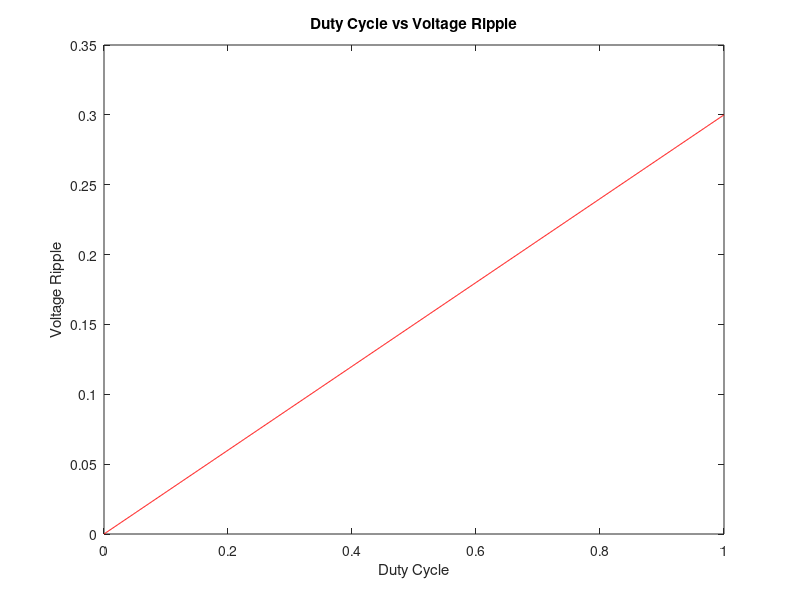

MATLAB code to generate this figure:
%Buck Boost Converter
%Voltage Ripple vs Duty Cycle
close all;
dutyCycle = linspace(0,1,1000);
Vout = 15;
fs = 50e3;
Rload = 10;
C = 100e-6;
Vripple = Vout.*dutyCycle ./ (fs*Rload*C);
figure()
plot(dutyCycle, Vripple,'r')
title('Duty Cycle vs Voltage Ripple');
xlabel('Duty Cycle');
ylabel('Voltage Ripple');
